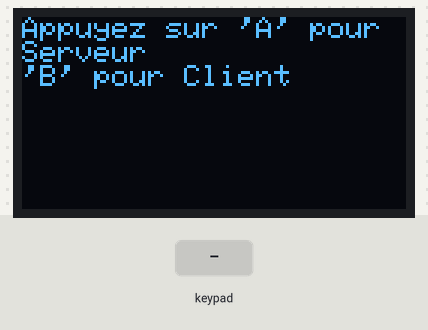
The sketch below on a simulated ESP32. Parts: 128×64 one-colour display. The test bench sets the inputs (shaded band). WiFi joins after 1.5 s; servers stay silent unless stated; what the sketch prints to the serial monitor is not drawn.

Above: at 3.3 s.
3.4 s: key 'A' pressed
At 4.3 s:
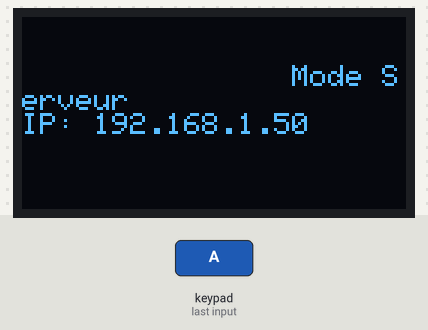
6.4 s: key 'A' pressed
At 8.4 s:
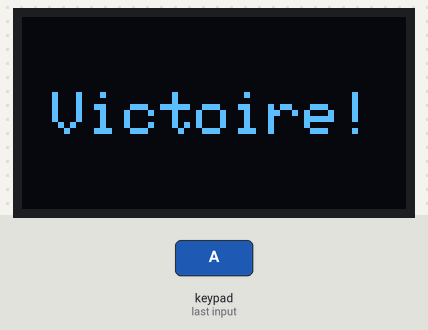
8.9 s: key 'U' pressed
At 9.08 s:
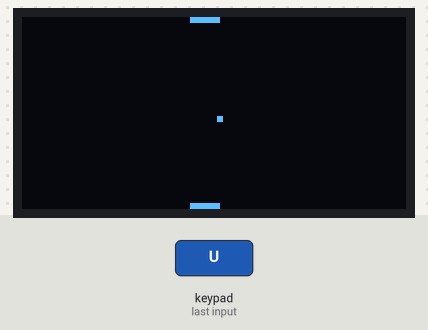
Timing chart, 0 to 11.9 s (numbered marks = the images above; inputs shaded):
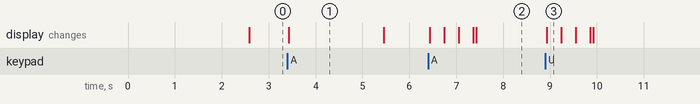

Measured:
- after the input at 3.4 s, the display: changes at once (image 1)
- after the input at 6.4 s, the display: first changes at once (image 2 shows a later state)
- after the input at 8.9 s, the display: changes at once (image 3)
- what the display in image 1 shows lasts 2.1 s, from 3.4 s to 5.5 s

The sketch:

VersionTCP.ino
```cpp
#include <WiFi.h>
#include <Adafruit_GFX.h>
#include <Adafruit_SSD1306.h>
#include <Adafruit_Keypad.h>

#define SCREEN_WIDTH 128
#define SCREEN_HEIGHT 64
#define OLED_RESET -1
Adafruit_SSD1306 display(SCREEN_WIDTH, SCREEN_HEIGHT, &Wire, OLED_RESET);

// Configuration Wi-Fi
const char *ssid = "PoleDeVinci_IFT";
const char *password = "*c.r4UV@VfPn_0";
WiFiClient client;
WiFiServer server(8080);

IPAddress serverIP(10, 1, 224, 86);        // Adresse IP de l'ESP32 Serveur
IPAddress allowedClientIP(10, 1, 224, 36); // IP spécifique autorisée

// Configuration du clavier matriciel avec Adafruit Keypad
const byte ROWS = 3; // Trois lignes
const byte COLS = 3; // Trois colonnes
byte COL_PINS[ROWS] = {7, 8, 1};
byte ROW_PINS[COLS] = {20, 10, 0};
char keys[ROWS][COLS] = {
    {'U', 'L', 'D'},
    {'R', 'S', 'R'},
    {'A', 'B', '9'}};

Adafruit_Keypad keypad = Adafruit_Keypad(makeKeymap(keys), ROW_PINS, COL_PINS, ROWS, COLS);

// Variables de jeu
int paddleX = 56;
int opponentPaddleX = 56;
int ballX = 64, ballY = 32;
int ballSpeedX = 1, ballSpeedY = 1;
bool gameRunning = true;
bool isServer = false;
bool clientConnected = false;
bool playAlone = false;
bool leftButtonPressed = false;
bool rightButtonPressed = false;

void setup()
{
  // Initialisation de l'écran
  if (!display.begin(SSD1306_SWITCHCAPVCC, 0x3C))
  {
    Serial.println(F("SSD1306 allocation failed"));
    for (;;)
      ;
  }
  display.clearDisplay();
  display.display();
  // Initialisation du clavier matriciel
  keypad.begin();

  // Initialisation Wi-Fi
  Serial.begin(115200);
  WiFi.begin(ssid, password);
  while (WiFi.status() != WL_CONNECTED)
  {
    delay(1000);
    Serial.println("Connexion au WiFi...");
  }
  Serial.println("Connecté au WiFi");
  delay(500); // Pause pour permettre la stabilisation

  // Demander à l'utilisateur de choisir s'il souhaite être serveur ou client à l'aide des boutons du keypad
  display.clearDisplay();
  display.setTextSize(1);
  display.setTextColor(SSD1306_WHITE);
  display.setCursor(0, 0);
  display.print("Appuyez sur 'A' pour Serveur\n'B' pour Client");
  display.display();

  while (true)
  {
    keypad.tick();
    while (keypad.available())
    {
      keypadEvent e = keypad.read();
      if (e.bit.EVENT == KEY_JUST_PRESSED)
      {
        if (e.bit.KEY == 'A')
        { // Choix du Serveur
          isServer = true;
          server.begin();
          Serial.println("Mode Serveur");
          Serial.println("Adresse IP: " + WiFi.localIP().toString());
          display.clearDisplay();
          display.print("Mode Serveur\nIP: ");
          display.print(WiFi.localIP());
          display.display();
          delay(2000);
          display.clearDisplay();
          display.setTextSize(1);
          display.setCursor(0, 0);
          display.print("En attente de client...\nAppuyez sur 'A' pour jouer seul");
          display.display();

          while (true)
          {
            keypad.tick();
            while (keypad.available())
            {
              keypadEvent e = keypad.read();
              if (e.bit.EVENT == KEY_JUST_PRESSED && e.bit.KEY == 'A')
              {
                playAlone = true;
                break;
              }
            }
            if (playAlone)
            {
              break;
            }
            WiFiClient remoteClient = server.available();
            if (remoteClient && remoteClient.connected())
            {
              if (remoteClient.remoteIP() == allowedClientIP)
              {
                clientConnected = true;
                client = remoteClient; // Associer le client
                break;
              }
            }
          }
          break;
        }
        else if (e.bit.KEY == 'B')
        { // Choix du Client
          isServer = false;
          Serial.println("Mode Client");
          Serial.println("Adresse IP: " + WiFi.localIP().toString());
          display.clearDisplay();
          display.print("Mode Client\nIP: ");
          display.print(WiFi.localIP());
          display.display();
          delay(2000);
          // Connexion au serveur
          // while (!client.connect(WiFi.gatewayIP(), 8080)) {
          while (!client.connect(serverIP, 8080))
          {
            Serial.println("Tentative de connexion au Serveur...");
            delay(1000);
          }
          Serial.println("Connecté au Serveur");
        }
      }
    }
    if (isServer || client.connected())
    {
      Serial.println("Lancement du jeu");

      break;
    }
  }
}

void loop()
{
  if (!gameRunning)
  {
    display.clearDisplay();
    display.setTextSize(2);
    display.setTextColor(SSD1306_WHITE);
    display.setCursor(10, 25);
    display.print(isServer ? "Victoire!" : "Defaite!");
    display.display();

    keypad.tick();
    while (keypad.available())
    {
      keypadEvent e = keypad.read();
      if (e.bit.EVENT == KEY_JUST_PRESSED)
      {
        gameRunning = true;
        ballX = 64;
        ballY = 32;
        ballSpeedX = 1;
        ballSpeedY = 1;
        return;
      }
    }
    delay(10);
    return;
  }

  // Gestion des commandes du clavier
  keypad.tick();
  while (keypad.available())
  {
    keypadEvent e = keypad.read();
    if (e.bit.EVENT == KEY_JUST_PRESSED)
    {
      if (e.bit.KEY == 'B')
      { // Bouton gauche pressé
        leftButtonPressed = true;
      }
      else if (e.bit.KEY == 'A')
      { // Bouton droit pressé
        rightButtonPressed = true;
      }
    }
    else if (e.bit.EVENT == KEY_JUST_RELEASED)
    {
      if (e.bit.KEY == 'B')
      { // Bouton gauche relâché
        leftButtonPressed = false;
      }
      else if (e.bit.KEY == 'A')
      { // Bouton droit relâché
        rightButtonPressed = false;
      }
    }
  }

  if (leftButtonPressed)
  {
    paddleX -= 4;
  }
  if (rightButtonPressed)
  {
    paddleX += 4;
  }
  paddleX = constrain(paddleX, 0, SCREEN_WIDTH - 10);
  if (isServer)
  {
    // Serveur: mise à jour de la position de la balle
    ballX += ballSpeedX;
    ballY += ballSpeedY;

    // Collision avec les bords gauche et droit
    if (ballX <= 0 || ballX >= SCREEN_WIDTH)
    {
      ballSpeedX *= -1;
    }

    // Collision avec la palette du joueur
    if (ballY >= SCREEN_HEIGHT - 2 && ballX >= paddleX && ballX <= paddleX + 10)
    {
      ballSpeedY *= -1;
      ballY = SCREEN_HEIGHT - 3;
    }

    // Collision avec la palette de l'adversaire
    if (ballY <= 2 && ballX >= opponentPaddleX && ballX <= opponentPaddleX + 10)
    {
      ballSpeedY *= -1;
      ballY = 3;
    }

    // Vérifier si la balle sort de l'écran (victoire/défaite)
    if (ballY >= SCREEN_HEIGHT)
    {
      gameRunning = false;
    }
    if (ballY <= 0)
    {
      gameRunning = false;
    }

    // Envoyer la position de la balle et de la palette aux clients
    if (client.connected())
    {
      client.print(String(ballX) + "," + String(ballY) + "," + String(paddleX) + "\n");
    }
  }
  else
  {
    // Client: recevoir la position de la balle et de la palette du serveur
    if (client.connected() && client.available())
    {
      String data = client.readStringUntil('\n');
      int firstComma = data.indexOf(',');
      int secondComma = data.indexOf(',', firstComma + 1);

      if (firstComma != -1 && secondComma != -1)
      {
        ballX = SCREEN_WIDTH - data.substring(0, firstComma).toInt();                // Inverser la position X
        ballY = SCREEN_HEIGHT - data.substring(firstComma + 1, secondComma).toInt(); // Inverser la position Y
        opponentPaddleX = SCREEN_WIDTH - data.substring(secondComma + 1).toInt();
      }
    }
  }

  // Envoyer la position de la palette au serveur
  if (client.connected())
  {
    client.print(String(paddleX) + "\n");
  }

  // Affichage
  display.clearDisplay();
  display.fillRect(paddleX, SCREEN_HEIGHT - 2, 10, 2, SSD1306_WHITE); // Palette du joueur en bas de l'écran
  display.fillRect(opponentPaddleX, 0, 10, 2, SSD1306_WHITE);         // Palette de l'adversaire en haut de l'écran
  display.fillRect(ballX, ballY, 2, 2, SSD1306_WHITE);                // Balle
  display.display();

  delay(5);
}
```
